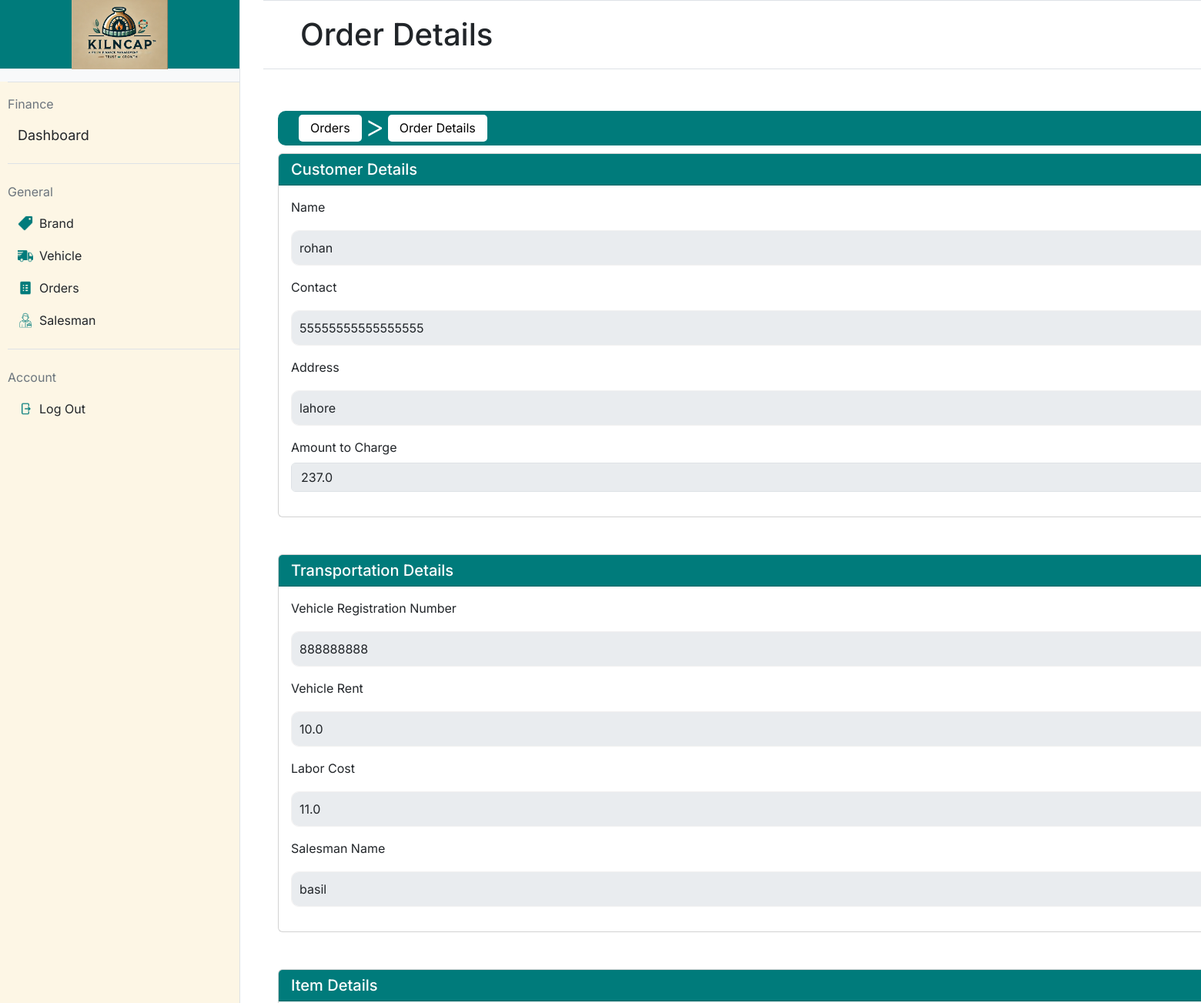
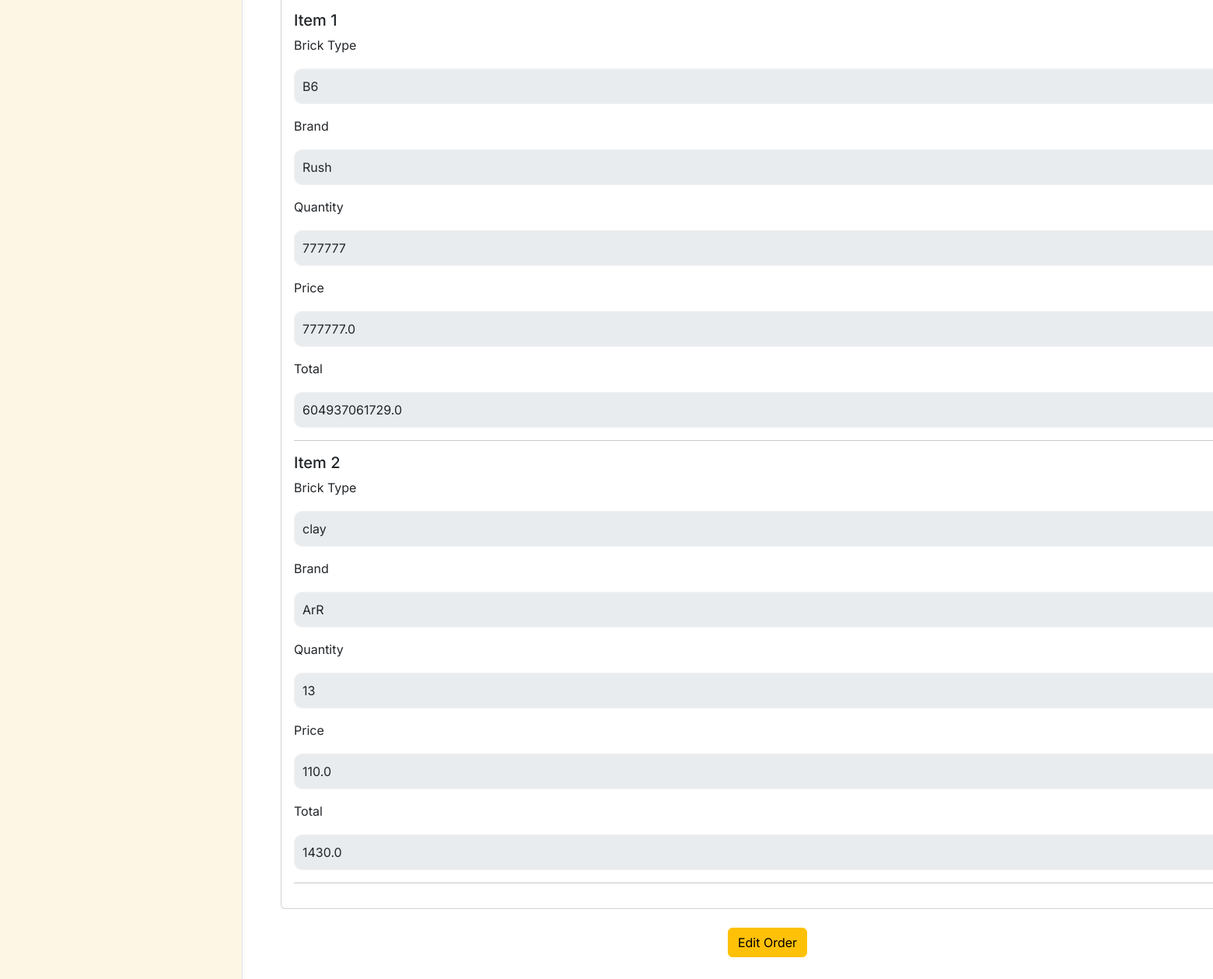
Page /order/1 on the committed database (2 pictures, top to bottom).
### app.py (models this page shows, shortened)
class Order(db.Model):
    __tablename__ = 'orders'
    id = db.Column(db.Integer, primary_key=True)  # Order ID
    customer_name = db.Column(db.String(100), nullable=False)  # Customer's name
    customer_contact = db.Column(db.String(15), nullable=False)  # Customer's contact number
    customer_address = db.Column(db.String(200), nullable=False)  # Customer's address
    vehicle_rent = db.Column(db.Float, nullable=False)  # Vehicle rent
    labor_cost = db.Column(db.Float, nullable=False)  # Labor cost
    total_amount = db.Column(db.Float, nullable=False)  # Total amount for the order
    order_date = db.Column(db.DateTime, nullable=False, default=db.func.current_timestamp())
    salesman_id = db.Column(db.Integer, db.ForeignKey('salesmen.id'), nullable=False)  # Salesman ID
    vehicle_id = db.Column(db.Integer, db.ForeignKey('vehicles.id'), nullable=False)  # Vehicle ID
    salesman = db.relationship('Salesman', backref=db.backref('orders', lazy=True))  # Salesman relationship
    vehicle = db.relationship('Vehicle', backref=db.backref('orders', lazy=True))  # Vehicle relationship
    items = db.relationship('Item', backref=db.backref('order', lazy=True), cascade='all, delete-orphan')  # Items relationship

class Vehicle(db.Model):
    __tablename__ = 'vehicles'
    id = db.Column(db.Integer, primary_key=True)
    registration_no = db.Column(db.String(20), unique=True, nullable=False)  # Vehicle registration number
    vehicle_type = db.Column(db.String(50), nullable=False)  # Type of vehicle
    capacity = db.Column(db.Integer, nullable=False)  # Capacity in kilograms
    ownership_status = db.Column(db.String(10), nullable=False)  # Ownership status (own/private)

class Salesman(db.Model):
    __tablename__ = 'salesmen'
    id = db.Column(db.Integer, primary_key=True)  # Salesman ID (Primary Key)
    name = db.Column(db.String(100), nullable=False)  # Salesman's name
    contact_no = db.Column(db.String(15), unique=True, nullable=False)  # Salesman's contact number
    cnic = db.Column(db.String(15), unique=True, nullable=False)  # Salesman's CNIC (Computerized National Identity Card)

class Item(db.Model):
    __tablename__ = 'items'
    id = db.Column(db.Integer, primary_key=True)  # Item ID
    order_id = db.Column(db.Integer, db.ForeignKey('orders.id'), nullable=False)  # Foreign key to Order table
    brick_type_name = db.Column(db.String(50), nullable=False)  # Name of the brick type
    brand_id = db.Column(db.Integer, db.ForeignKey('brands.id'), nullable=False)  # Brand ID
    quantity = db.Column(db.Integer, nullable=False)  # Quantity of the brick
    price = db.Column(db.Float, nullable=False)  # Price of the brick
    total_price = db.Column(db.Float, nullable=False)  # Total price for this item (quantity * price)
    brand = db.relationship('Brand', backref=db.backref('items', lazy=True))

class Brand(db.Model):
    __tablename__ = 'brands'
    id = db.Column(db.Integer, primary_key=True, autoincrement=True)
    name = db.Column(db.String(30), nullable=False)
    location = db.Column(db.String(100), nullable=False)
    contact_no = db.Column(db.String(12), unique=True, nullable=False)
    principal_contact = db.Column(db.String(12), nullable=False)
    brick_types = db.relationship('BrickType', backref='brand', cascade="all, delete-orphan")
    def __repr__(self):
        return f"<Brand {self.name} - Location: {self.location}>"

### app.py (the view)
@app.route('/order/<int:order_id>', methods=['GET'])
def order_details(order_id):
    order = Order.query.get_or_404(order_id)
    return render_template('order_details.html', order=order)

### templates/order_details.html (shortened to what this page needs)
{% extends "base.html" %}
{% block mainheading %}
    Order Details
{% endblock %}
{% block maincontent %}
<nav class="navbar navbar-expand-lg"
    style="background-color: #007b7b; border-radius: 10px; padding: 5px 15px; height: 45px; width: 100%;">
    <div class="container-fluid d-flex align-items-center">
        <div class="collapse navbar-collapse" id="navbarNav">
            <ul class="navbar-nav d-flex align-items-center">
                <li class="nav-item">
                    <a class="nav-link text-black"
                        href="{{ url_for('orders') }}"
                        style="background-color: white; color: black; border-radius: 5px; padding: 5px 15px; height: 35px; line-height: 25px; transition: all 0.3s ease; text-decoration: none;"
                        onmouseover="this.style.backgroundColor='#f0f0f0'; this.style.color='white';"
                        onmouseout="this.style.backgroundColor='white'; this.style.color='black';">Orders</a>
                </li>
                <li class="mx-1"
                    style="color: white;padding-bottom: 5px; font-size: 40px; font-weight:300">&gt;</li>
                <li class="nav-item">
                    <a class="nav-link text-black" href="#"
                        style="background-color: white; color: black; border-radius: 5px; padding: 5px 15px; height: 35px; line-height: 25px; text-decoration: none;">Order
                        Details</a>
                </li>
            </ul>
        </div>
    </div>
</nav>
<div class="d-flex flex-column gap-4" style="padding-top: 10px;">
    <div class="card mb-4" >
        <div class="card-header text-white" style="background-color: #007B7B;">
            <h5 class="mb-0">Customer Details</h5>
        </div>
        <div class="card-body">
            <div class="mb-3">
                <label class="form-label">Name</label>
                <input type="text" id="customer_name" class="form-control" value="{{ order.customer_name }}" disabled>
            </div>
            <div class="mb-3">
                <label class="form-label">Contact</label>
                <input type="text" id="customer_name" class="form-control" value="{{ order.customer_contact }}" disabled>
            </div>
            <div class="mb-3">
                <label class="form-label">Address</label>
                <input type="text" id="customer_name" class="form-control" value="{{ order.customer_address }}" disabled>
            </div>
            <div class="mb-3">
                <label for="total_amount" class="form-label">Amount to Charge</label>
                <input type="number" id="total_amount" class="form-control" value="{{ order.total_amount }}" disabled>
            </div>
        </div>
    </div>
    <div class="card mb-4">
        <div class="card-header text-white" style="background-color: #007B7B;">
            <h5 class="mb-0">Transportation Details</h5>
        </div>
        <div class="card-body">
            <div class="mb-3">
                <label class="form-label">Vehicle Registration Number</label>
                <input type="text" id="customer_name" class="form-control" value="{{ order.vehicle.registration_no }}" disabled>
            </div>
            <div class="mb-3">
                <label class="form-label">Vehicle Rent</label>
                <input type="text" id="customer_name" class="form-control" value="{{ order.vehicle_rent }}" disabled>
            </div>
            <div class="mb-3">
                <label class="form-label">Labor Cost</label>
                <input type="text" id="customer_name" class="form-control" value="{{ order.labor_cost }}" disabled>
            </div>
            <div class="mb-3">
                <label class="form-label">Salesman Name</label>
                <input type="text" id="customer_name" class="form-control" value="{{ order.salesman.name }}" disabled>
            </div>
        </div>
    </div>
    <div class="card mb-4">
        <div class="card-header text-white" style="background-color: #007B7B;">
            <h5 class="mb-0">Item Details</h5>
        </div>
        <div class="card-body">
            {% for item in order.items %}
            <div class="mb-3">
                <h5>Item {{ loop.index }}</h5>
                <div class="mb-3">
                    <label class="form-label">Brick Type</label>
                    <input type="text" id="customer_name" class="form-control" value="{{ item.brick_type_name }}" disabled>
                </div>
                <div class="mb-3">
                    <label class="form-label">Brand</label>
                    <input type="text" id="brand_name" class="form-control" value="{{ item.brand.name }}" disabled>
                </div>
                <div class="mb-3">
                    <label class="form-label">Quantity</label>
                    <input type="text" id="quantity" class="form-control" value="{{ item.quantity }}" disabled>
                </div>
                <div class="mb-3">
                    <label class="form-label">Price</label>
                    <input type="text" id="price" class="form-control" value="{{ item.price }}" disabled>
                </div>
                <div class="mb-3">
                    <label class="form-label">Total</label>
                    <input type="text" id="total_amount" class="form-control" value="{{ item.total_price }}" disabled>
                </div>
                <hr>
            </div>
            {% endfor %}
        </div>
    </div>
</div>
<div class="text-center" style=" padding-bottom: 50px;  ">
    <a href="{{ url_for('edit_order', order_id=order.id) }}" class="btn btn-warning">Edit Order</a>
</div>
{% endblock %}

### static/styles.css (style rules this page uses)
body { font-family: "Inter"; margin: 0; height: 100vh; display: flex; }
input[type="text"], input[type="password"] { width: 100%; padding: 10px; margin-top: 10px; background-color: #f2f1f1; border: 1px solid #f2f1f1; border-radius: 10px; }

### rows in the picture
Order: customer_name "rohan", customer_contact "55555555555555555", customer_address "lahore", total_amount "237.0", vehicle_rent "10.0", labor_cost "11.0"
Vehicle: vehicle.registration_no "888888888"
Salesman: salesman.name "basil"
Item: brick_type_name "B6", brand.name "Rush", quantity "777777", price "777777.0", total_price "604937061729.0"
Item: brick_type_name "clay", brand.name "ArR", quantity "13", price "110.0", total_price "1430.0"
